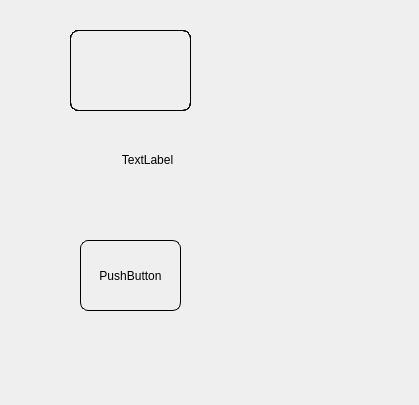
<?xml version="1.0" encoding="UTF-8"?>
<ui version="4.0">
 <class>Form</class>
 <widget class="QWidget" name="Form">
  <property name="geometry">
   <rect>
    <x>0</x>
    <y>0</y>
    <width>419</width>
    <height>405</height>
   </rect>
  </property>
  <property name="windowTitle">
   <string>Form</string>
  </property>
  <widget class="QLabel" name="textout">
   <property name="geometry">
    <rect>
     <x>87</x>
     <y>150</y>
     <width>121</width>
     <height>20</height>
    </rect>
   </property>
   <property name="text">
    <string>TextLabel</string>
   </property>
   <property name="alignment">
    <set>Qt::AlignmentFlag::AlignCenter</set>
   </property>
  </widget>
  <widget class="QWidget" name="widget" native="true">
   <property name="geometry">
    <rect>
     <x>70</x>
     <y>30</y>
     <width>121</width>
     <height>81</height>
    </rect>
   </property>
   <property name="styleSheet">
    <string notr="true">border : 1px solid black;
border-radius : 8px;</string>
   </property>
   <widget class="QPushButton" name="testBtn">
    <property name="geometry">
     <rect>
      <x>0</x>
      <y>0</y>
      <width>121</width>
      <height>81</height>
     </rect>
    </property>
    <property name="styleSheet">
     <string notr="true">background-color: transparent;</string>
    </property>
    <property name="text">
     <string/>
    </property>
   </widget>
   <widget class="QLabel" name="imglabel">
    <property name="geometry">
     <rect>
      <x>0</x>
      <y>0</y>
      <width>121</width>
      <height>81</height>
     </rect>
    </property>
    <property name="sizePolicy">
     <sizepolicy hsizetype="Preferred" vsizetype="Preferred">
      <horstretch>0</horstretch>
      <verstretch>0</verstretch>
     </sizepolicy>
    </property>
    <property name="text">
     <string/>
    </property>
    <property name="pixmap">
     <pixmap resource="assets.qrc">:/qtforpython.png</pixmap>
    </property>
    <property name="scaledContents">
     <bool>true</bool>
    </property>
   </widget>
   <zorder>imglabel</zorder>
   <zorder>testBtn</zorder>
  </widget>
  <widget class="QPushButton" name="pushButton">
   <property name="geometry">
    <rect>
     <x>80</x>
     <y>240</y>
     <width>101</width>
     <height>71</height>
    </rect>
   </property>
   <property name="styleSheet">
    <string notr="true">background-image: url(qtforpython.png);
background-repeat: no-repeat;
background-position: center;
background-color: transparent;
border : 1px solid black;
border-radius : 8px;</string>
   </property>
   <property name="text">
    <string>PushButton</string>
   </property>
  </widget>
 </widget>
 <resources>
  <include location="assets.qrc"/>
  <include location="../exam04_res_file/assets.qrc"/>
 </resources>
 <connections/>
</ui>
